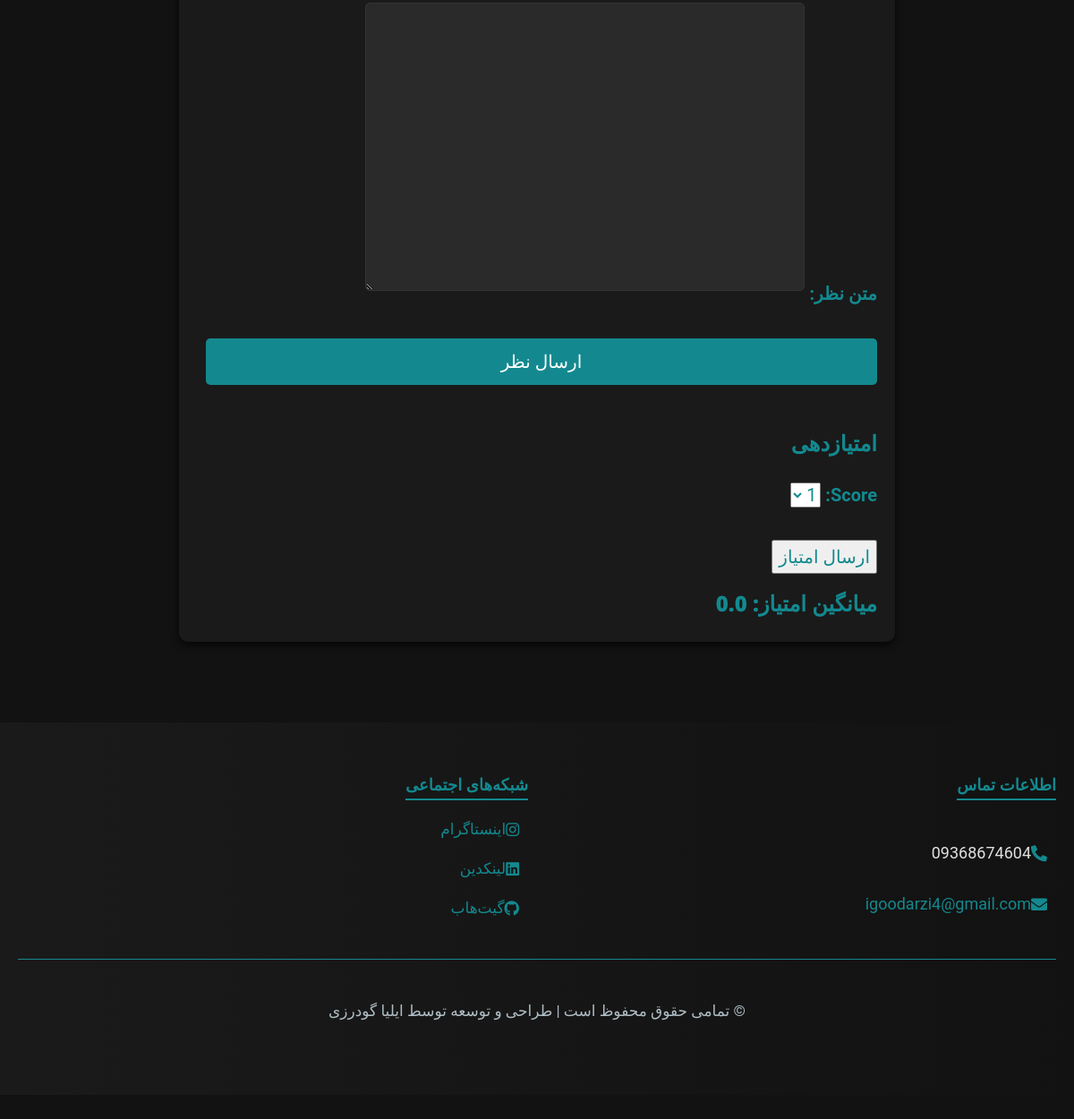
The page /blog/blog/Django_Framework/ (signed in, lower part) on the database as committed earlier.
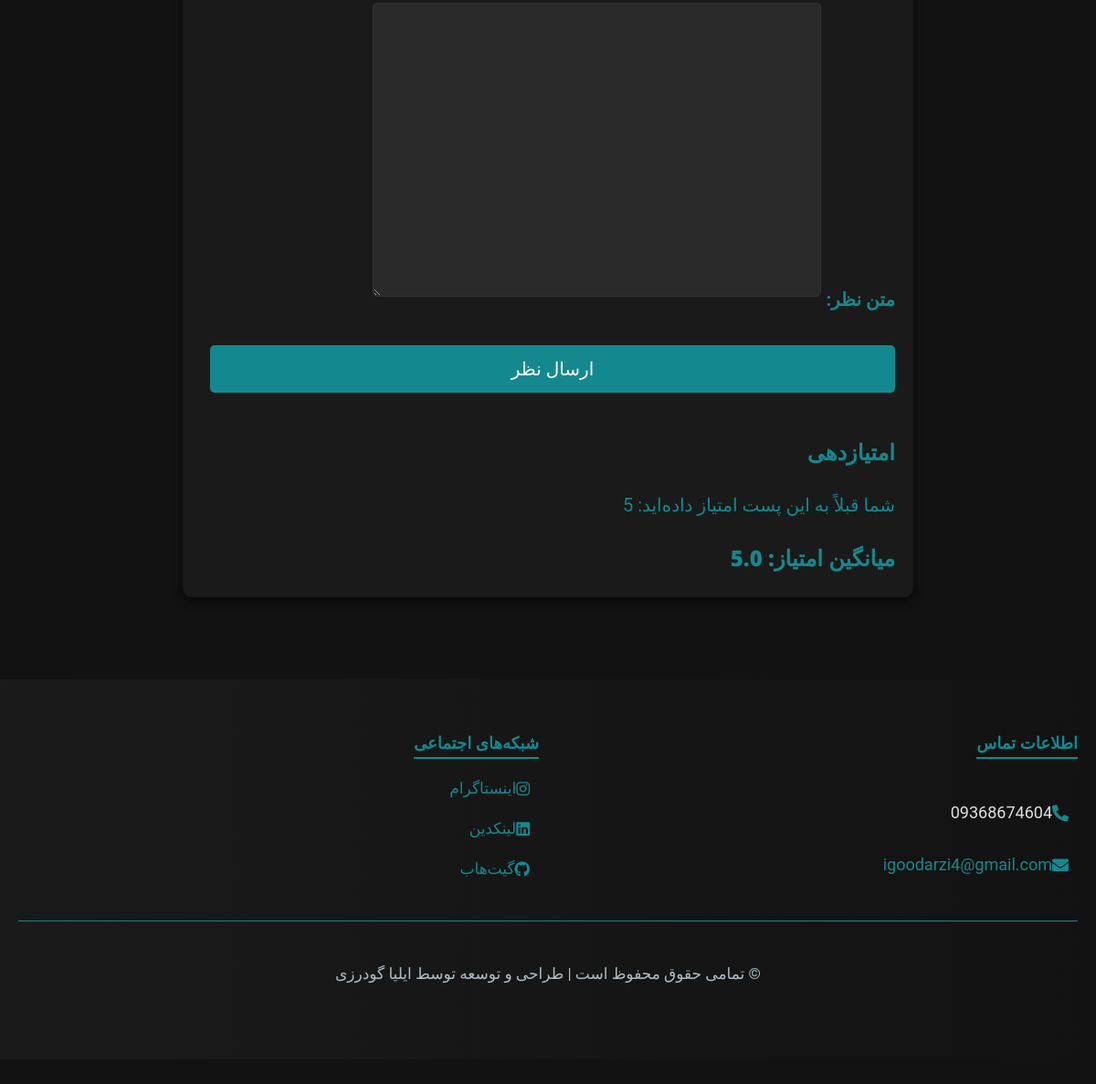
The same page on the database as committed later.
### blog/models.py (models this page shows)
class Rating(models.Model):
    blog = models.ForeignKey(Blog , on_delete=models.CASCADE, related_name='ratings')
    user = models.ForeignKey(User, on_delete=models.CASCADE)
    score = models.IntegerField()  # امتیاز (مثلاً از 1 تا 5)
    class Meta:
        unique_together = ('blog', 'user')  # هر کاربر فقط می‌تواند یک بار به هر پست امتیاز دهد

### blog/views.py (the view, shortened to what this page needs)
# urls.py: path('blog/<slug:slug>/', views.BlogDetailView.as_view(), name='blog_detail'),  # جزئیات مقاله
class BlogDetailView(View):
    def get(self, request, slug):
        blog = get_object_or_404(Blog, slug=slug)
        blog.views += 1
        blog.save()
        comments = blog.comments.all()
        form = CommentForm()
        rating_form = RatingForm()
        user_rating = None
        if request.user.is_authenticated:
            user_rating = blog.ratings.filter(user=request.user).first()
        average_rating = blog.ratings.aggregate(Avg('score')).get('score__avg', 0) or 0
        return render(request, 'blog/blog_detail.html', {
            'blog': blog,
            'comments': comments,
            'form': form,
            'rating_form': rating_form,
            'average_rating': average_rating,
            'user_rating': user_rating,  # ارسال امتیاز کاربر به الگو
        })

### blog/forms.py
class CommentForm(forms.ModelForm):
    class Meta:
        model = Comment
        fields = ['name', 'email', 'content']
        labels = {
            'name': 'نام',
            'email': 'ایمیل',
            'content': 'متن نظر',
        }

class RatingForm(forms.ModelForm):
    class Meta:
        model = Rating
        fields = ['score']
        widgets = {
            'score': forms.Select(choices=[(i, i) for i in range(1, 6)])  # انتخاب امتیاز از 1 تا 5
        }

### blog/models.py (called while the page is built)
    def get_persian_date(self):
        persian_date = jdatetime.datetime.fromgregorian(datetime=self.date)
        return persian_date.strftime('%Y/%m/%d')

    def get_persian_created_at(self):
        persian_date = jdatetime.datetime.fromgregorian(datetime=self.created_at)
        return persian_date.strftime('%Y/%m/%d')

### site_info/context_processors.py (called while the page is built)
def site_info(request):
    return {
        'site_info': SiteInfo.get_info(),
    }

### site_info/models.py (called while the page is built)
    @classmethod
    def get_info(cls):
        return cls.objects.first()

### blog/templates/blog/blog_detail.html (shortened to what this page needs)
{% extends 'home/base.html' %}
{% load static %}
{% block content %}
<div class="blog-main-container" dir="rtl">
    <section class="comment-form-section">
        <form method="post" class="comment-form">
            {{ form.as_p }}
            <button type="submit" class="action-btn form-submit-btn">ارسال نظر</button>
        </form>
        <h3>امتیازدهی</h3>
        {% if user_rating %}
            <p>شما قبلاً به این پست امتیاز داده‌اید: {{ user_rating.score }}</p>
        {% else %}
            <form method="post">
                {{ rating_form.as_p }}
                <button type="submit" name="rating">ارسال امتیاز</button>
            </form>
        {% endif %}
            <h3> میانگین امتیاز: {{ average_rating|floatformat:1 }}</h3>
    </section>
</div>
{% endblock %}

Rows that differ between the two databases and show on the page:
added Rating: score "5"
Other text that changed with them:
{{ average_rating|floatformat:1 }}: "0.0" → "5.0"
form field score: "1" → (not shown)
text no longer shown: "Score: ارسال امتیاز"
text now shown: "شما قبلاً به این پست امتیاز داده‌اید:"
